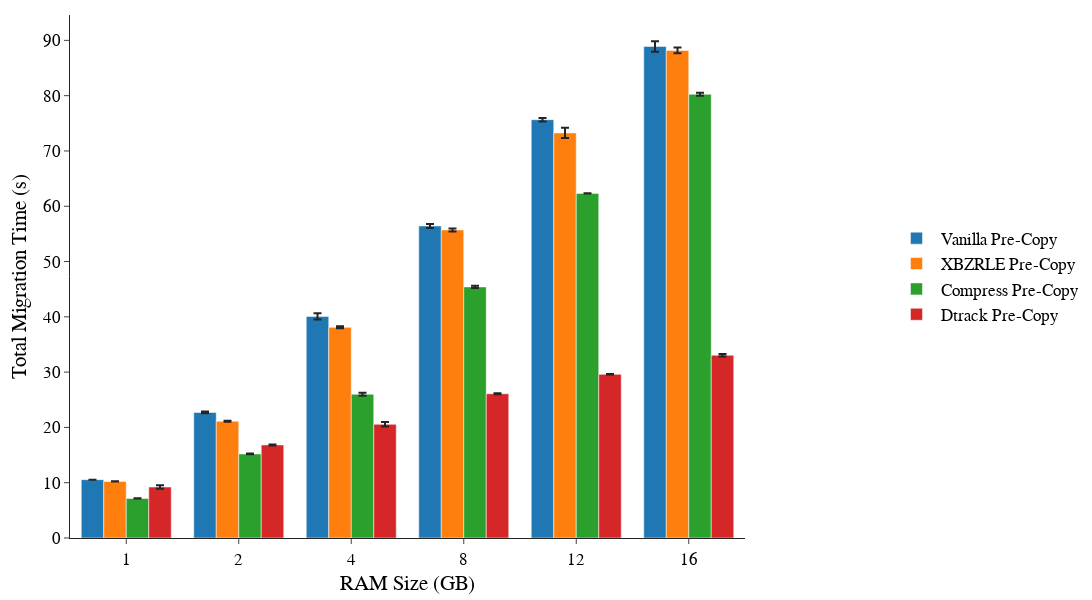

Notebook cell for this chart:
### Code cell
mig_time_plot("Total-Time", "Total Migration Time (s)", "Memcached",
              ['Vanilla', 'XBZRLE', 'Compress', 'Dtrack'], "V-X-C-D")

### Figure 1 — Plotly figure (JSON) as saved in the notebook; plotly's stock layout.template omitted (floating-point values rounded to 4 significant figures)
{"data": [{"error_y": {"array": [0.001155, 0.171, 0.5787, 0.3732, 0.3061, 0.9541], "type": "data"}, "name": " Vanilla Pre-Copy", "x": ["1", "2", "4", "8", "12", "16"], "y": [10.55, 22.72, 40.08, 56.43, 75.65, 88.91], "type": "bar"}, {"error_y": {"array": [0.02485, 0.09174, 0.175, 0.2737, 0.921, 0.524], "type": "data"}, "name": " XBZRLE Pre-Copy", "x": ["1", "2", "4", "8", "12", "16"], "y": [10.23, 21.13, 38.1, 55.72, 73.26, 88.18], "type": "bar"}, {"error_y": {"array": [0.02329, 0.06538, 0.2736, 0.2132, 0.027, 0.2559], "type": "data"}, "name": " Compress Pre-Copy", "x": ["1", "2", "4", "8", "12", "16"], "y": [7.147, 15.2, 26.0, 45.41, 62.33, 80.26], "type": "bar"}, {"error_y": {"array": [0.323, 0.08492, 0.4012, 0.1019, 0.0411, 0.225], "type": "data"}, "name": " Dtrack Pre-Copy", "x": ["1", "2", "4", "8", "12", "16"], "y": [9.225, 16.84, 20.56, 26.08, 29.6, 33.04], "type": "bar"}], "layout": {"barmode": "group", "xaxis": {"title": {"text": "RAM Size (GB)", "standoff": 8}}, "yaxis": {"title": {"text": "Total Migration Time (s)", "standoff": 10}}, "font": {"family": "Arial", "size": 17.2, "color": "black"}, "margin": {"t": 15, "r": 10, "l": 70, "b": 45, "autoexpand": true}, "legend": {"orientation": "v", "yanchor": "middle", "y": 0.5, "xanchor": "right", "x": 1.5}, "width": 1200, "height": 600}}
